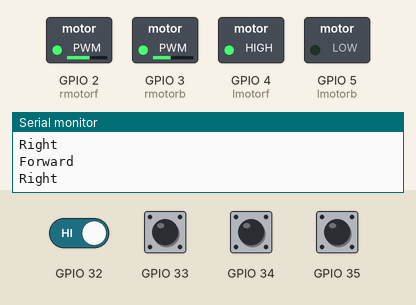
A sketch run on a simulated ESP32. Parts: switched loads named in the sketch (green lamp = pin HIGH), the last lines printed to the serial monitor. The inputs (shaded band) are chosen by the test bench; at power-on: GPIO 32–35 HIGH.

Above: at 1.2 s.
1.3 s: GPIO 32 driven LOW
2.8 s: GPIO 32 driven HIGH
At 3.05 s:
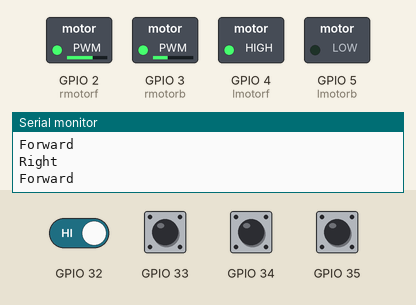
5.8 s: GPIO 33 driven LOW
7.3 s: GPIO 33 pulsed HIGH 5 times (0.12 s each, 0.3 s apart)
At 9.7 s:
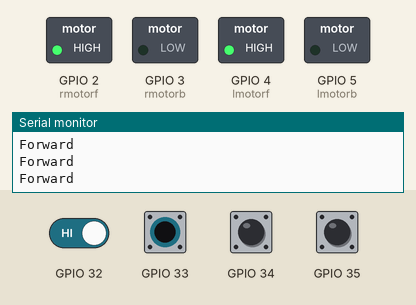
Timing chart, 0 to 11.2 s (numbered marks = the images above; inputs shaded):
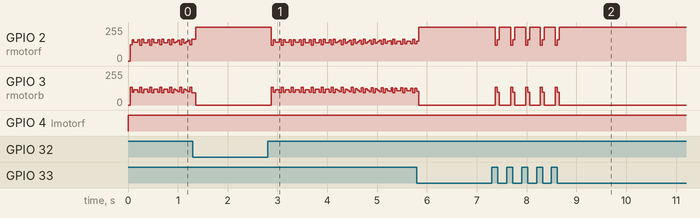

The sketch:

First_ROB01.ino
```cpp
#define lmotorf 4
#define lmotorb 5
#define rmotorf 2
#define rmotorb 3
/*#define irs 1
#define irs 2
#define irs 3
#define irs 4
*/
void irmLeft()

      {
        digitalWrite(lmotorf,LOW);
        digitalWrite(rmotorf,HIGH);

        digitalWrite(lmotorb,HIGH);///////me wheel eka passata kerakeddin anik wheel eka
        digitalWrite(rmotorb,LOW);
        Serial.println("left");
      }


void  irmForward()
  {
    digitalWrite(lmotorf,HIGH);
    digitalWrite(rmotorf,HIGH);

    digitalWrite(lmotorb,LOW);
    digitalWrite(rmotorb,LOW);
    Serial.println("Forward");
    }

  void irmRight()

    {
      digitalWrite(lmotorf,HIGH);
      digitalWrite(rmotorf,LOW);

      digitalWrite(lmotorb,LOW);
      digitalWrite(rmotorb,HIGH);///////me wheel eka passata kerakeddin anik wheel eka
                                 //issarahata kerakena nisa RIGHT pattata harenawa
      Serial.println("Right");
      }


   void none ()
      {
        digitalWrite(lmotorf,LOW);
        digitalWrite(rmotorf,LOW);

        digitalWrite(lmotorb,LOW);
        digitalWrite(rmotorb,LOW);
        Serial.println("None");
        }

void setup() {
  // put your setup code here, to run once:
pinMode(lmotorf,OUTPUT);
pinMode(rmotorf,OUTPUT);
pinMode(lmotorb,OUTPUT);
pinMode(rmotorb,OUTPUT);

pinMode(32,INPUT);
pinMode(33,INPUT);
pinMode(34,INPUT);
pinMode(35,INPUT);
Serial.begin(9600);

}

//LOW-->white
//HIGH-->black

void loop() {
  // put your main code here, to run repeatedly:

  int l1sensor=digitalRead(32);
  int r1sensor=digitalRead(35);

  int l2sensor=digitalRead(33);
  int r2sensor=digitalRead(34);


/*  int l1sensor=6;
  int r1sensor=7;

  int l2sensor=5;
  int r2sensor=4;
*/
      if((l1sensor==LOW)||(l2sensor==LOW))//both sensor on white//go forward
      {
         irmForward();
      }
      else if((r1sensor==LOW)||(r2sensor==LOW))//both sensor on white//go forward
      {
         irmForward();
      }
      else if((l1sensor==HIGH)||(l2sensor==HIGH))//RIGHT sensor in black line//turn RIGHT
      {
        irmRight();
        irmForward();
      }
       else if((r1sensor==HIGH)||(r2sensor==HIGH))     //LEFT sensor on black line//turn LEFT
     {
      irmLeft();
      irmForward();
     }
       else    //both sensor on white//go forward
      {
      irmForward();
     }

}
```

Measured:
- after the input at 7.3 s, GPIO 2 (rmotorf): 255/255 → 120/255 after 0.08 s, then repeats every 0.30 s: 159/255 0.04 s, 255/255 0.22 s, 120/255 0.04 s, until it stays 255/255 from 8.7 s; GPIO 3 (rmotorb): 0/255 → 135/255 after 0.08 s, then repeats every 0.30 s: 96/255 0.04 s, 0/255 0.22 s, 135/255 0.04 s, until it stays 0/255 from 8.7 s
